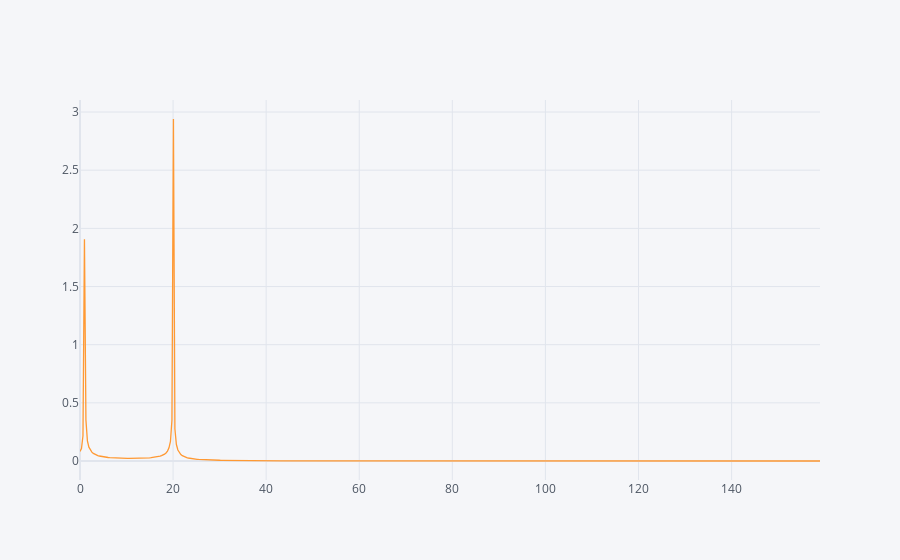

Notebook source saved alongside this figure:
### Code cell
my_fft(signal,t2).iplot()

### Figure 1 — Plotly figure (JSON) as saved in the notebook; plotly's stock layout.template omitted (floating-point values rounded to 4 significant figures; data arrays with more than 128 entries replaced by an {"elided": "..."} marker saying what was removed)
{"data": [{"line": {"color": "rgba(255, 153, 51, 1.0)", "dash": "solid", "shape": "linear", "width": 1.3}, "mode": "lines", "name": "None", "text": "", "type": "scatter", "x": {"elided": "500 float values"}, "y": {"elided": "500 float values"}}], "layout": {"legend": {"bgcolor": "#F5F6F9", "font": {"color": "#4D5663"}}, "paper_bgcolor": "#F5F6F9", "plot_bgcolor": "#F5F6F9", "title": {"font": {"color": "#4D5663"}}, "xaxis": {"gridcolor": "#E1E5ED", "showgrid": true, "tickfont": {"color": "#4D5663"}, "title": {"font": {"color": "#4D5663"}, "text": ""}, "zerolinecolor": "#E1E5ED"}, "yaxis": {"gridcolor": "#E1E5ED", "showgrid": true, "tickfont": {"color": "#4D5663"}, "title": {"font": {"color": "#4D5663"}, "text": ""}, "zerolinecolor": "#E1E5ED"}}}
